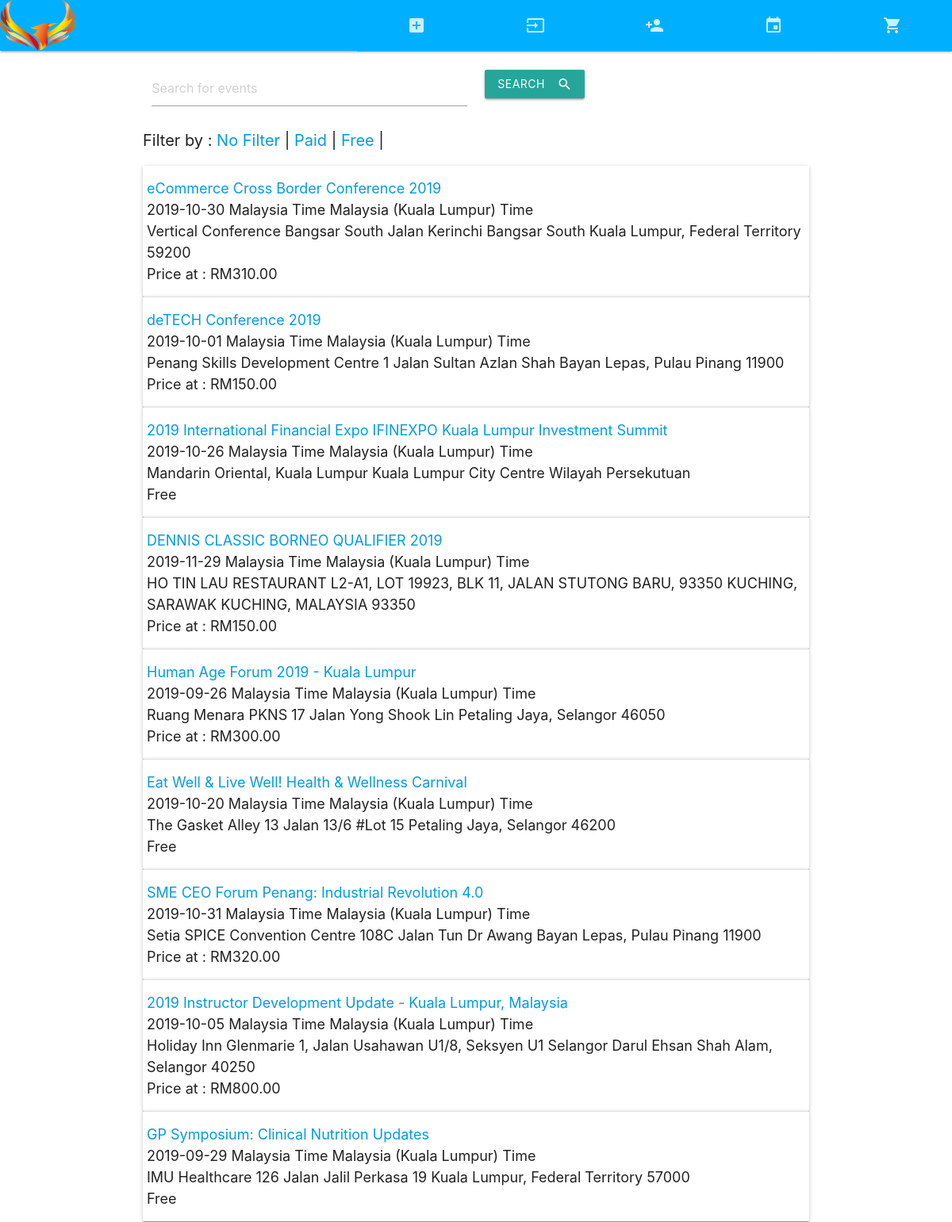
/event.php, run on the app's committed database.
### tables this page shows
CREATE TABLE IF NOT EXISTS `event` (
  `e_ID` char(6) NOT NULL,
  `e_Name` varchar(100) NOT NULL,
  `e_Org` varchar(100) NOT NULL,
  `e_Desc` varchar(5000) NOT NULL,
  `e_Loc` varchar(200) NOT NULL,
  `e_State` char(2) NOT NULL,
  `startDate` date NOT NULL,
  `startTime` time NOT NULL,
  `endDate` date NOT NULL,
  `endTime` time NOT NULL,
  `status` char(1) NOT NULL,
  `fee` char(1) NOT NULL,
  `price` double NOT NULL,
  `ticket` int(3) NOT NULL,
  `sst` double NOT NULL,
  `img` varchar(50) NOT NULL,
  `adminNo` int(11) NOT NULL
);

### event.php (the view, shortened to what this page needs)
<!DOCTYPE html>
<html>
    <head>
    </head>
    <body>
        <header>
            <?php
            if(isset($_SESSION['ic'])){
                include './header-login.php';
            }else{
                include './header.php';
            }
            ?>
        </header>
        <div style="padding-top: 2%;" class="container">
        <form method="post" action="">
            <div class="row">
                <div class="col s6">
                    <input type="text" placeholder="Search for events" name="searchEvent"/>
                </div>
                <div class="col s3">
                    <button class="btn waves-effect waves-light" type="submit" name="search">Search
                        <i class="material-icons right">search</i></button>
                </div>
            </div>
        <?php
        echo "<div class='word'>";
        printf("Filter by :    <a href='event.php'>No Filter</a>   |   ");
        $allFee = getFee();
        foreach ($allFee as $key => $value){
            printf("<a href='?fee=%s'>%s</a>   |   ", $key, $value);
        }
        echo "</div>";
        ?>
            <table class="highlight">
            <?php
            $today = date('Y-m-d');
            isset($_GET['fee'])?$fee = $_GET['fee']:$fee = '%';
            $db = new mysqli(HOST, USER, PASS, NAME);
            $sel = "select e_ID, startDate from event";
            if($code = $db->query($sel)){
                while($run = $code->fetch_object()){
                    if($run->startDate <= $today){
                        $sql1 = "update event set status = 'I' where e_ID = '$run->e_ID'";
                        $db->query($sql1);
                    }
                }
            }
            if(isset($_POST['search'])){
                $search = $_POST['searchEvent'];
                $sql = "select e_ID, e_Name, e_Loc, startDate, price, status from event WHERE e_Name like '%$search%'";
                if($event = $db->query($sql)){
                    while($row = $event->fetch_object()){
                        if($row->status == 'A'){
                            $price = number_format($row->price, 2);
                            printf("<tr class='card-panel hoverable'><td><a href='eventDetail.php?id=%s'>%s
                                </a><br/>%s Malaysia Time Malaysia
                                (Kuala Lumpur) Time<br/>%s<br/>%s</td></tr>", $row->e_ID,
                                    $row->e_Name, $row->startDate, $row->e_Loc, ($price == 0)?"Free":"Price at : RM$price");
                        }
                    }
                }else{
                    echo "<b>There is no any upcoming Events</b>.";
                }
            }else{
                $sql = "select e_ID, e_Name, e_Loc, startDate, price, status from event WHERE fee LIKE '$fee'";
                if($event = $db->query($sql)){
                    while($row = $event->fetch_object()){
                        if($row->status == 'A'){
                            $price = number_format($row->price, 2);
                            printf("<tr class='card-panel hoverable'><td><a href='eventDetail.php?id=%s'>%s
                                </a><br/>%s Malaysia Time Malaysia
                                (Kuala Lumpur) Time<br/>%s<br/>%s</td></tr>", $row->e_ID,
                                    $row->e_Name, $row->startDate, $row->e_Loc, ($price == 0)?"Free":"Price at : RM$price");
                        }
                    }
                }else{
                    echo "<b>There is no any upcoming Events</b>.";
                }
            }
            ?>
        </table>
        </div>
    </body>
    <?php
    function getFee(){
        return array("P" => "Paid", "F" => "Free");
    }
    ?>
</html>

### event.php (style rules this page uses)
tr td { font-size: 18px; }
.word { font-size: 20px;padding-bottom: 2%; }

### data on the page
event: e_Name "eCommerce Cross Border Conference 2019", startDate "2019-10-30", e_Loc "Vertical Conference Bangsar South Jalan Kerinchi Bangsar South Kuala Lumpur, Federal Territory 59200", price "Price at : RM310.00"
event: e_Name "deTECH Conference 2019", startDate "2019-10-01", e_Loc "Penang Skills Development Centre 1 Jalan Sultan Azlan Shah Bayan Lepas, Pulau Pinang 11900", price "Price at : RM150.00"
event: e_Name "2019 International Financial Expo IFINEXPO Kuala Lumpur Investment Summit", startDate "2019-10-26", e_Loc "Mandarin Oriental, Kuala Lumpur Kuala Lumpur City Centre Wilayah Persekutuan", price "Free"
event: e_Name "DENNIS CLASSIC BORNEO QUALIFIER 2019", startDate "2019-11-29", e_Loc "HO TIN LAU RESTAURANT L2-A1, LOT 19923, BLK 11, JALAN STUTONG BARU, 93350 KUCHING, SARAWAK KUCHING, MALAYSIA 93350", price "Price at : RM150.00"
event: e_Name "Human Age Forum 2019 - Kuala Lumpur", startDate "2019-09-26", e_Loc "Ruang Menara PKNS 17 Jalan Yong Shook Lin Petaling Jaya, Selangor 46050", price "Price at : RM300.00"
event: e_Name "Eat Well & Live Well! Health & Wellness Carnival", startDate "2019-10-20", e_Loc "The Gasket Alley 13 Jalan 13/6 #Lot 15 Petaling Jaya, Selangor 46200", price "Free"
event: e_Name "SME CEO Forum Penang: Industrial Revolution 4.0", startDate "2019-10-31", e_Loc "Setia SPICE Convention Centre 108C Jalan Tun Dr Awang Bayan Lepas, Pulau Pinang 11900", price "Price at : RM320.00"
event: e_Name "2019 Instructor Development Update - Kuala Lumpur, Malaysia", startDate "2019-10-05", e_Loc "Holiday Inn Glenmarie 1, Jalan Usahawan U1/8, Seksyen U1 Selangor Darul Ehsan Shah Alam, Selangor 40250", price "Price at : RM800.00"
event: e_Name "GP Symposium: Clinical Nutrition Updates", startDate "2019-09-29", e_Loc "IMU Healthcare 126 Jalan Jalil Perkasa 19 Kuala Lumpur, Federal Territory 57000", price "Free"

### other printed values
$value "Paid"
$value "Free"
